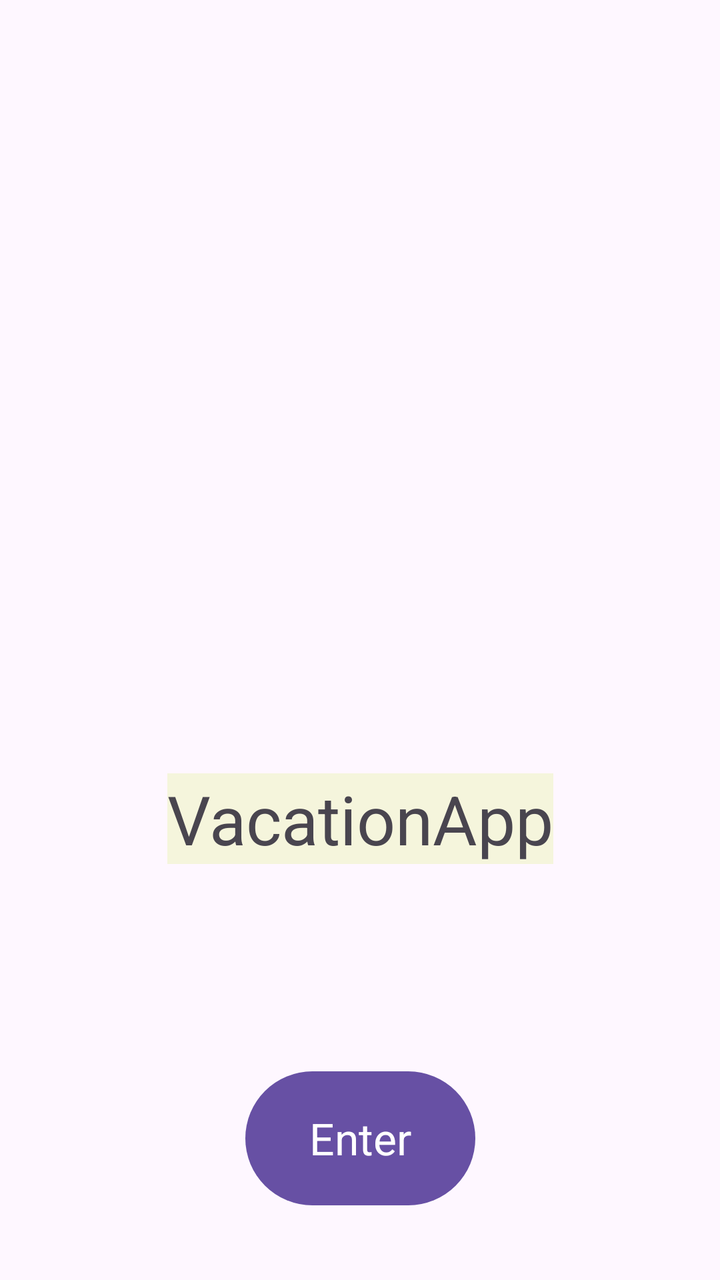
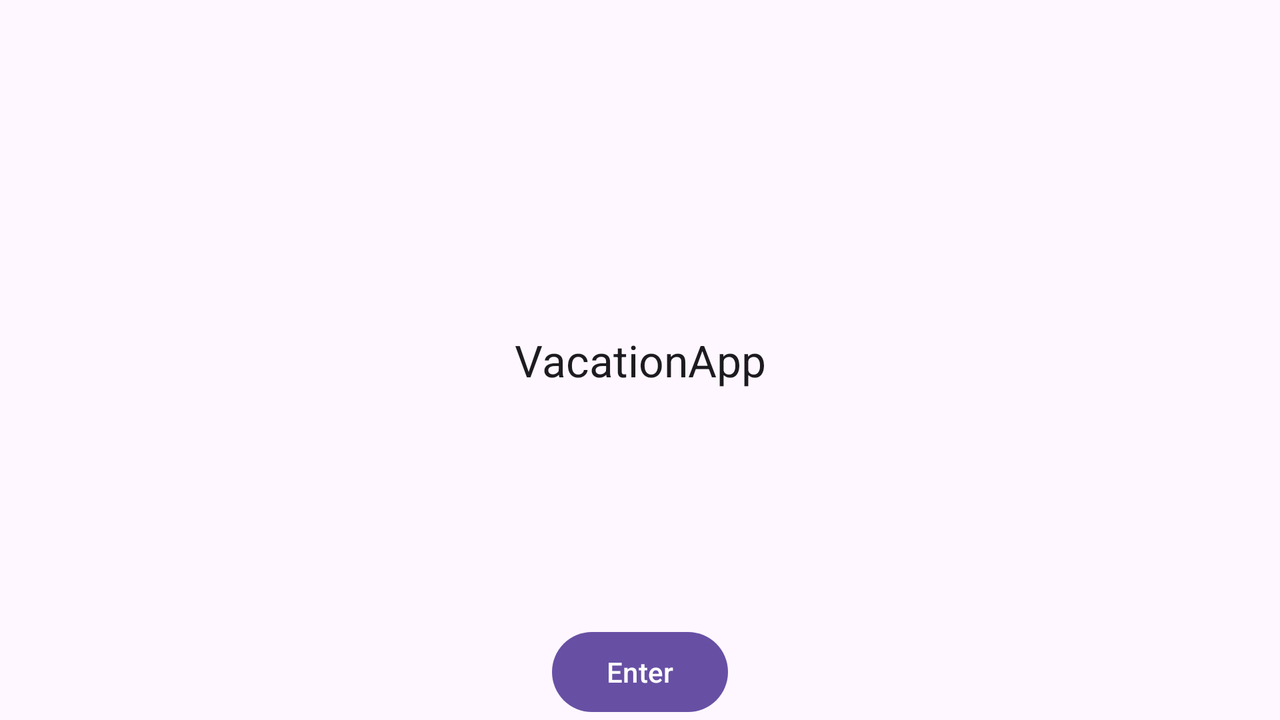

The same Android screen from two of the app's own layout files: first res/layout/ as a phone draws it, then the repository's variant for another configuration, drawn on a device whose configuration selects that folder. Both files follow.
<!-- AndroidManifest.xml: application theme Theme.VacationPlannerApp -->
<!-- res/layout/activity_main.xml -->
<?xml version="1.0" encoding="utf-8"?>
<androidx.constraintlayout.widget.ConstraintLayout xmlns:android="http://schemas.android.com/apk/res/android"
    xmlns:app="http://schemas.android.com/apk/res-auto"
    xmlns:tools="http://schemas.android.com/tools"
    android:id="@+id/main"
    android:layout_width="match_parent"
    android:layout_height="match_parent"
    tools:context=".UI.MainActivity">

    <TextView
        android:id="@+id/textView"
        android:layout_width="wrap_content"
        android:layout_height="wrap_content"
        android:text="VacationApp"
        android:background="#F5F5DC"
        android:textAppearance="@style/TextAppearance.AppCompat.Display1"
        app:layout_constraintBottom_toBottomOf="parent"
        app:layout_constraintEnd_toEndOf="parent"
        app:layout_constraintStart_toStartOf="parent"
        app:layout_constraintTop_toTopOf="parent"
        app:layout_constraintVertical_bias="0.65" />

    <Button
        android:id="@+id/button"
        android:layout_width="115dp"
        android:layout_height="75dp"
        android:text="Enter"
        android:textAppearance="@style/TextAppearance.AppCompat.Large"
        app:layout_constraintBottom_toBottomOf="parent"
        app:layout_constraintEnd_toEndOf="parent"
        app:layout_constraintStart_toStartOf="parent"
        app:layout_constraintTop_toBottomOf="@+id/textView"
        app:layout_constraintVertical_bias="0.75" />

    <ImageView
        android:id="@+id/imageView"
        android:layout_width="200dp"
        android:layout_height="200dp"
        android:src="@drawable/baseline_travel_explore_24"
        app:layout_constraintBottom_toTopOf="@+id/textView"
        app:layout_constraintEnd_toEndOf="parent"
        app:layout_constraintStart_toStartOf="parent"
        app:layout_constraintTop_toTopOf="parent"
        app:layout_constraintVertical_bias="0.65" />




</androidx.constraintlayout.widget.ConstraintLayout>
<!-- resources referenced by this layout -->
<resources>
  <style name="Theme.VacationPlannerApp" parent="Base.Theme.VacationPlannerApp" />
  <style name="Base.Theme.VacationPlannerApp" parent="Theme.Material3.DayNight.NoActionBar">
          
          
      </style>
</resources>
<!-- res/layout-land/activity_main.xml (the repository's variant of the layout above) -->
<!-- drawn on the phone turned sideways -->
<?xml version="1.0" encoding="utf-8"?>
<androidx.constraintlayout.widget.ConstraintLayout xmlns:android="http://schemas.android.com/apk/res/android"
    xmlns:app="http://schemas.android.com/apk/res-auto"
    xmlns:tools="http://schemas.android.com/tools"
    android:id="@+id/main"
    android:layout_width="match_parent"
    android:layout_height="match_parent"
    tools:context=".UI.MainActivity">

    <TextView
        android:id="@+id/textView"
        android:layout_width="wrap_content"
        android:layout_height="wrap_content"
        android:text="VacationApp"
        android:textAppearance="@style/TextAppearance.AppCompat.Large"
        app:layout_constraintBottom_toBottomOf="parent"
        app:layout_constraintEnd_toEndOf="parent"
        app:layout_constraintStart_toStartOf="parent"
        app:layout_constraintTop_toTopOf="parent" />

    <Button
        android:id="@+id/button"
        android:layout_width="wrap_content"
        android:layout_height="wrap_content"
        android:text="Enter"
        app:layout_constraintBottom_toBottomOf="parent"
        app:layout_constraintEnd_toEndOf="parent"
        app:layout_constraintStart_toStartOf="parent" />

</androidx.constraintlayout.widget.ConstraintLayout>
